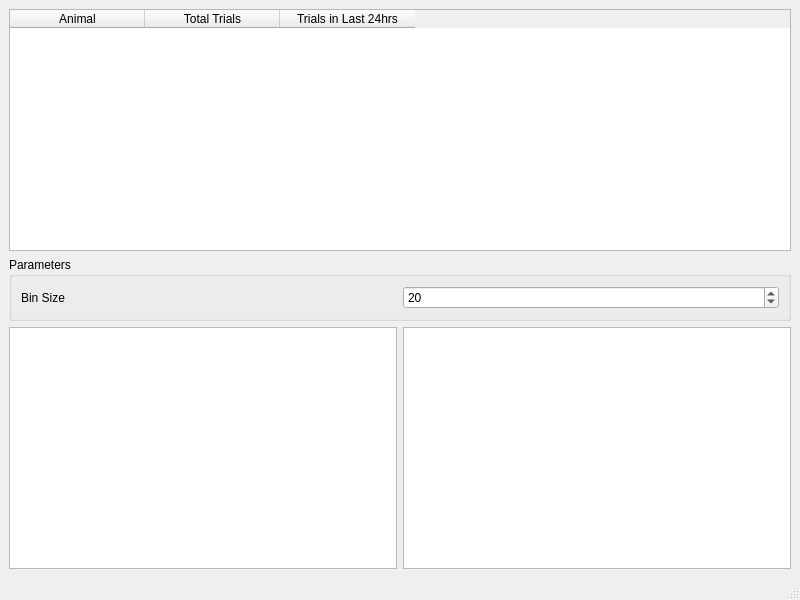
<?xml version="1.0" encoding="UTF-8"?>
<ui version="4.0">
 <class>MainWindow</class>
 <widget class="QMainWindow" name="MainWindow">
  <property name="geometry">
   <rect>
    <x>0</x>
    <y>0</y>
    <width>800</width>
    <height>600</height>
   </rect>
  </property>
  <property name="windowTitle">
   <string>Experiment Analysis</string>
  </property>
  <widget class="QWidget" name="centralwidget">
   <layout class="QGridLayout" name="gridLayout">
    <item row="2" column="0">
     <widget class="PlotWidget" name="animalPerformanceView"/>
    </item>
    <item row="2" column="1">
     <widget class="PlotWidget" name="groupPerformanceView"/>
    </item>
    <item row="1" column="0" colspan="2">
     <widget class="QGroupBox" name="groupBox">
      <property name="title">
       <string>Parameters</string>
      </property>
      <layout class="QGridLayout" name="gridLayout_2">
       <item row="1" column="0">
        <widget class="QLabel" name="label">
         <property name="text">
          <string>Bin Size</string>
         </property>
        </widget>
       </item>
       <item row="1" column="1">
        <widget class="QSpinBox" name="binSizeSpin">
         <property name="minimum">
          <number>1</number>
         </property>
         <property name="maximum">
          <number>200</number>
         </property>
         <property name="value">
          <number>20</number>
         </property>
        </widget>
       </item>
      </layout>
     </widget>
    </item>
    <item row="0" column="0" colspan="2">
     <widget class="QTableWidget" name="experimentStatsTable">
      <property name="editTriggers">
       <set>QAbstractItemView::NoEditTriggers</set>
      </property>
      <property name="selectionMode">
       <enum>QAbstractItemView::ExtendedSelection</enum>
      </property>
      <attribute name="horizontalHeaderDefaultSectionSize">
       <number>135</number>
      </attribute>
      <column>
       <property name="text">
        <string>Animal</string>
       </property>
      </column>
      <column>
       <property name="text">
        <string>Total Trials</string>
       </property>
      </column>
      <column>
       <property name="text">
        <string>Trials in Last 24hrs</string>
       </property>
      </column>
     </widget>
    </item>
   </layout>
  </widget>
  <widget class="QMenuBar" name="menubar">
   <property name="geometry">
    <rect>
     <x>0</x>
     <y>0</y>
     <width>800</width>
     <height>26</height>
    </rect>
   </property>
  </widget>
  <widget class="QStatusBar" name="statusbar"/>
  <action name="actionExport_To_MATLAB">
   <property name="text">
    <string>Export To MATLAB</string>
   </property>
  </action>
 </widget>
 <customwidgets>
  <customwidget>
   <class>PlotWidget</class>
   <extends>QGraphicsView</extends>
   <header>pyqtgraph</header>
  </customwidget>
 </customwidgets>
 <resources/>
 <connections/>
</ui>
